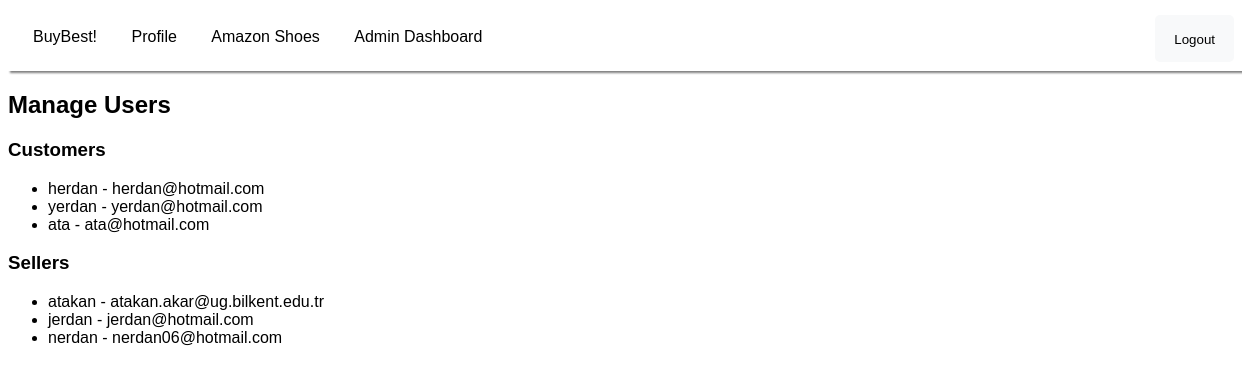
Before: /admin-dashboard/manage-users/ (signed in) with the older database file.
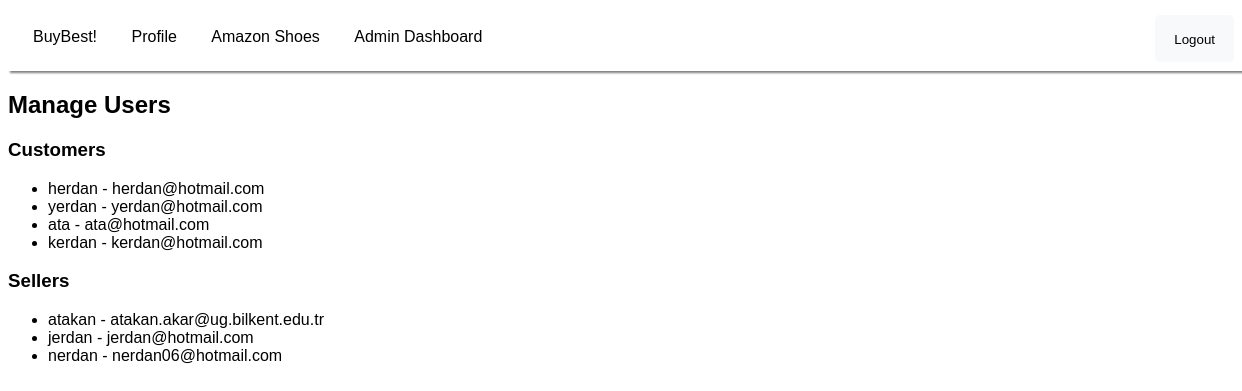
After: the same page with the newer database file.
### users/models.py (models this page shows)
class CustomUser(AbstractUser):
    is_customer = models.BooleanField(default=False)
    is_seller = models.BooleanField(default=False)
    balance = models.DecimalField(max_digits=10, decimal_places=2, default=0.00)
    groups = models.ManyToManyField(
        Group,
        related_name='customuser_set',  # Add this line
        blank=True,
        help_text='The groups this user belongs to. A user will get all permissions granted to each of their groups.',
        related_query_name='user',
    )
    user_permissions = models.ManyToManyField(
        Permission,
        related_name='customuser_set',  # Add this line
        blank=True,
        help_text='Specific permissions for this user.',
        related_query_name='user',
    )

### users/views.py (the view)
# urls.py: path('admin-dashboard/manage-users/', views.manage_users, name='manage_users'),
@login_required
def manage_users(request):
    if not request.user.is_staff:
        return render(request, '403.html', status=403)
    customers = CustomUser.objects.filter(is_customer=True)
    sellers = CustomUser.objects.filter(is_seller=True)
    context = {
        'customers': customers,
        'sellers': sellers,
    }
    return render(request, 'manage_users.html', context)

### users/templates/manage_users.html
{% extends "base.html" %}
{% block content %}
<div>
    <h2>Manage Users</h2>
    <h3>Customers</h3>
    <ul>
        {% for customer in customers %}
        <li>{{ customer.username }} - {{ customer.email }}</li>
        {% endfor %}
    </ul>
    <h3>Sellers</h3>
    <ul>
        {% for seller in sellers %}
        <li>{{ seller.username }} - {{ seller.email }}</li>
        {% endfor %}
    </ul>
</div>
{% endblock %}

Changed rows visible on the page:
added CustomUser: username "kerdan", email "kerdan@hotmail.com", shown under "Customers"
